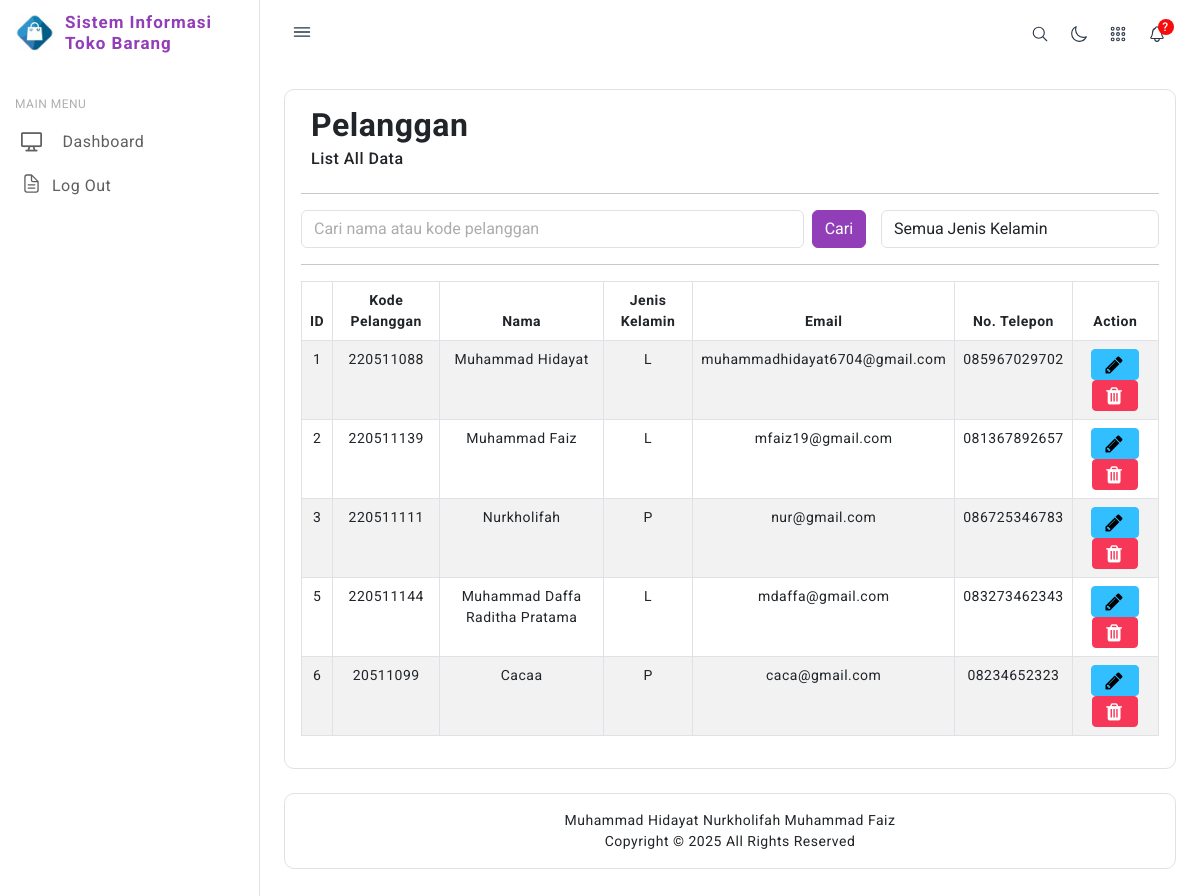
Before: /pelanggan/index.php with the older database file.
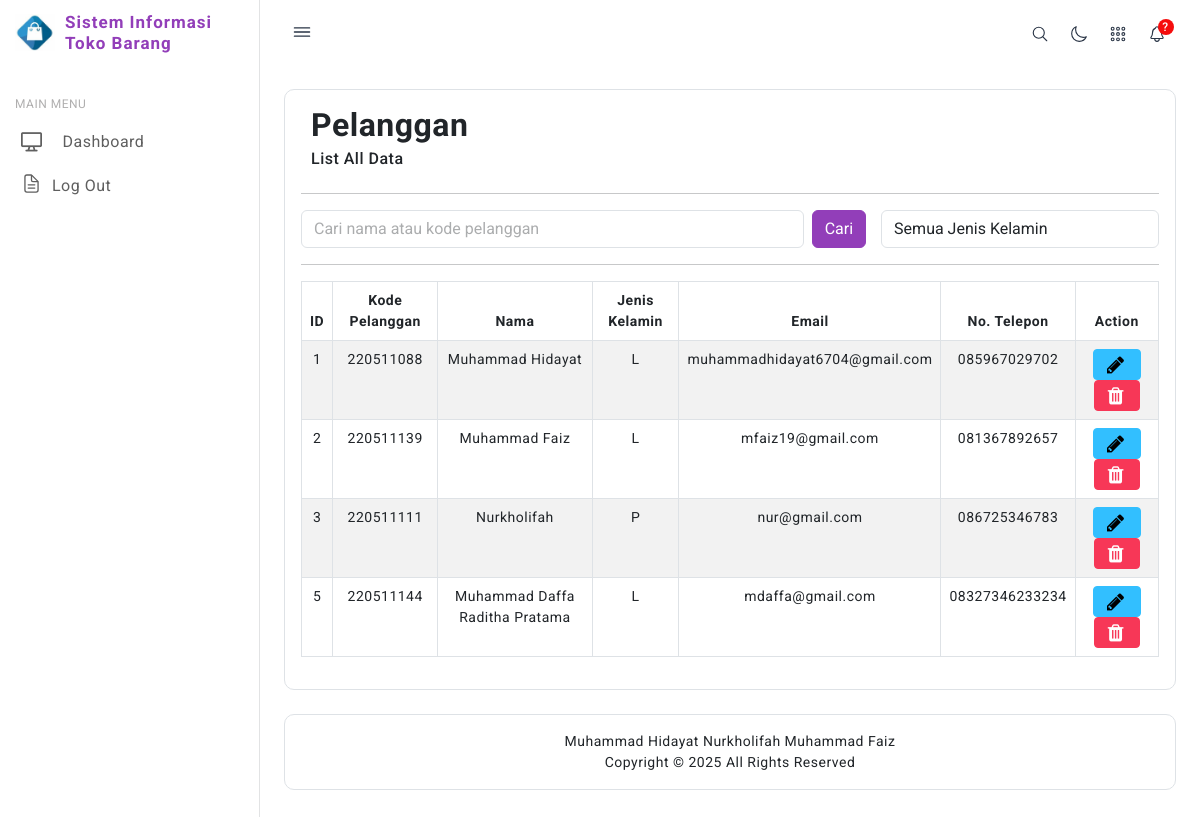
After: the same page with the newer database file.
### tables this page shows
CREATE TABLE `pelanggan` (
  `id` int NOT NULL,
  `kode_pelanggan` varchar(20) NOT NULL,
  `nama` varchar(100) NOT NULL,
  `jk` enum('L','P') NOT NULL,
  `email` varchar(100) DEFAULT NULL,
  `telepon` varchar(15) DEFAULT NULL
);

### db/database.php (called while the page is built, shortened)
<?php
class Database {
    private $pdo;
    public function __construct() {
        $dotenv = Dotenv\Dotenv::createImmutable(__DIR__ . "/..");
        $host = $_ENV["DB_HOST"];
        $dbname = $_ENV["DB_DATABASE"];
        $username = $_ENV["DB_USERNAME"];
        $password = $_ENV["DB_PASSWORD"];
        $charset = $_ENV["DB_CHARSET"];
    }
    private function connect($host, $dbname, $username, $password, $charset) {
        try {
            $this->pdo = new PDO("mysql:host={$host};dbname={$dbname};charset={$charset}", $username, $password);
            $this->pdo->setAttribute(PDO::ATTR_ERRMODE, PDO::ERRMODE_EXCEPTION);
        } catch (PDOException $e) {
            die("Database connection failed: " . $e->getMessage());
        }
    }
    public function executeQuery($sql, $params = []) {
        try {
            $stmt = $this->pdo->prepare($sql);
            if ($stmt) {
                $stmt->execute($params);
                return $stmt;
            } else {
                die("Error in query: " . print_r($this->pdo->errorInfo(), true));
            }
        } catch (PDOException $e) {
            die("Database error: " . $e->getMessage());
        }
    }
}

### controllers/Pelanggan.php (called while the page is built, shortened)
<?php
include_once('../models/PelangganModel.php');
class PelangganController
{
    private $model;
    public function __construct()
    {
        $this->model = new PelangganModel();
    }
    public function getPelangganList($search = '', $jk = '')
    {
    return $this->model->getPelangganList($search, $jk);
    }
}

### models/PelangganModel.php (called while the page is built, shortened)
<?php
include_once('../db/database.php');
class PelangganModel
{
    private $db;
    public function __construct()
    {
        $this->db = new Database();
    }
    public function getPelangganList($search = '', $jk = '')
    {
    $sql = "SELECT * FROM pelanggan WHERE 1=1";
    $params = [];
    $sql .= " LIMIT 100";
    return $this->db->executeQuery($sql, $params)->fetchAll(PDO::FETCH_ASSOC);
    }
}

### pelanggan/index.php (the view, shortened to what this page needs)
<?php
include("../controllers/Pelanggan.php");
include("../lib/functions.php");
$obj = new PelangganController();
$search = isset($_GET['search']) ? $_GET['search'] : '';
$jk = isset($_GET['jk']) ? $_GET['jk'] : '';
$rows = $obj->getPelangganList($search, $jk);
?>
<div class="header icon-and-heading">
    <h2><strong>Pelanggan</strong> <small>List All Data</small></h2>
</div>
<hr/>
<div class="search-filter d-flex justify-content-between" style="width: 100%; gap: 15px;">
    <form method="get" action="" class="d-flex gap-2" style="flex-grow: 3;">
        <div class="form-group" style="width: 100%;">
            <input type="text" name="search" class="form-control" placeholder="Cari nama atau kode pelanggan" value="<?php echo $search; ?>">
        </div>
        <button type="submit" class="btn btn-primary">Cari</button>
    </form>
    <form method="get" action="" class="d-flex" style="flex-grow: 1;">
        <div class="form-group" style="width: 100%;">
            <select name="jk" class="form-control" onchange="this.form.submit()">
                <option value="">Semua Jenis Kelamin</option>
            </select>
        </div>
    </form>
</div>
<hr/>
<table class="table table-bordered table-striped text-center">
    <thead>
        <tr>
            <th>ID</th>
            <th>Kode Pelanggan</th>
            <th>Nama</th>
            <th>Jenis Kelamin</th>
            <th>Email</th>
            <th>No. Telepon</th>
            <th>Action</th>
        </tr>
    </thead>
    <tbody>
        <?php foreach ($rows as $row): ?>
        <tr>
            <td><?php echo $row["id"]; ?></td>
            <td><?php echo $row["kode_pelanggan"]; ?></td>
            <td><?php echo $row["nama"]; ?></td>
            <td><?php echo $row["jk"]; ?></td>
            <td><?php echo $row["email"]; ?></td>
            <td><?php echo $row["telepon"]; ?></td>
            <td>
                <a class="btn btn-info btn-sm" href="edit.php?id=<?php echo $row['id']; ?>"><i class="fa fa-pencil"></i></a>
                <a class="btn btn-danger btn-sm" href="delete.php?id=<?php echo $row['id']; ?>"><i class="fa fa-trash"></i></a>
            </td>
        </tr>
        <?php endforeach; ?>
    </tbody>
</table>

Changed rows visible on the page:
removed pelanggan: id "6", kode_pelanggan "20511099", nama "Cacaa", jk "P", email "caca@gmail.com", telepon "08234652323"
changed pelanggan "Muhammad Daffa Raditha Pratama": telepon "083273462343" → "08327346233234"
